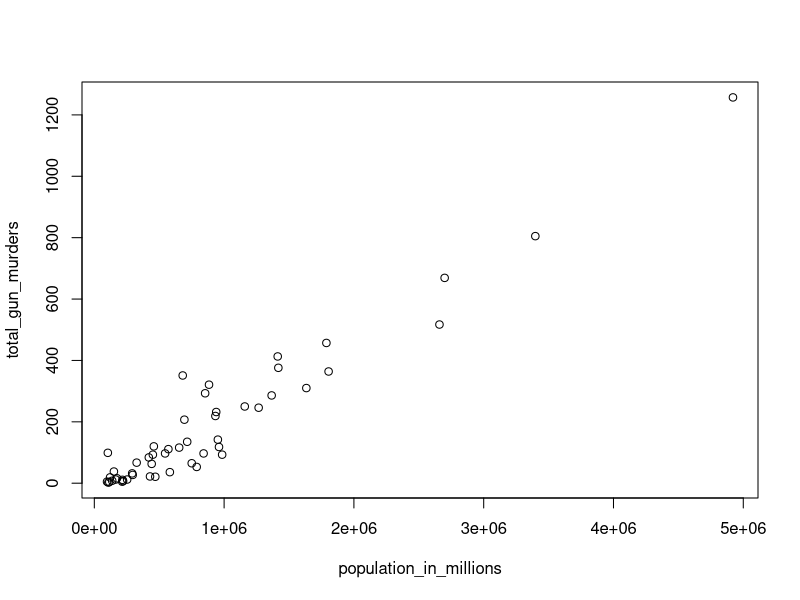
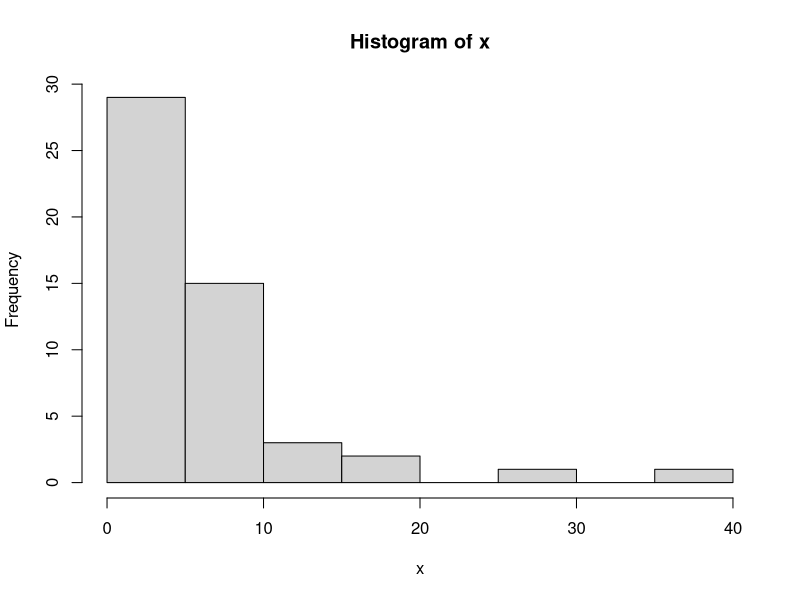
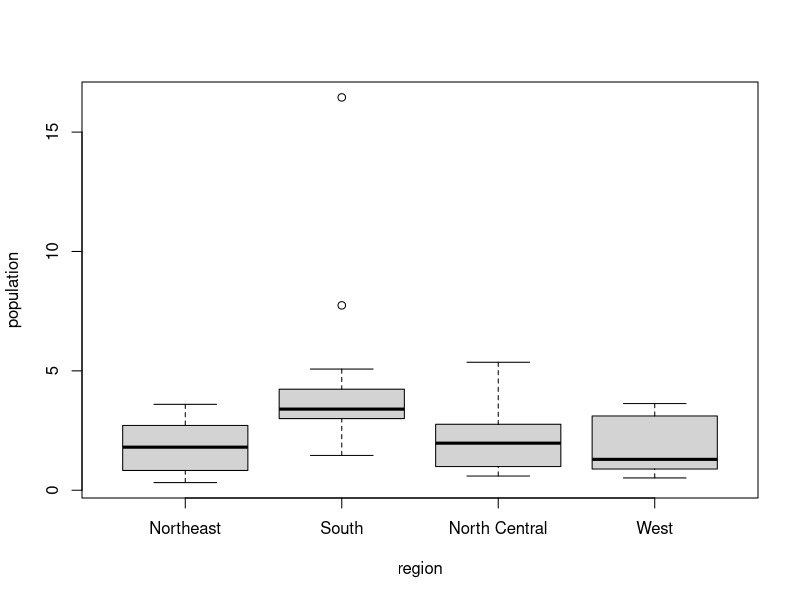

Write R code to recreate these figures, in order.
## ---- chunk 1
library(dslabs)
data(murders)
pop <- (murders$population)
sort(pop)
min(murders[["population"]])
## ---- chunk 2
x <- (min(murders$population))
order(x)
## ---- chunk 3
i_min <- which.min(murders$population) 
i_min
## ---- chunk 4
i_min <- which.min(murders$population) 
murders$state[i_min]
## ---- chunk 5
ranks <- (murders$population)
rank(ranks)
## ---- chunk 6
rank <- (rank(ranks))
state <- (murders$state)
my_df <- data.frame(negara = state, peringkat = rank)
## ---- chunk 7
ind <- order(my_df$peringkat)
my_df$negara[ind]
## ---- chunk 8
population_in_millions <- murders$population/log10(murders$population)
total_gun_murders <- murders$total
plot(population_in_millions, total_gun_murders )
## ---- chunk 9
x <- (murders$population/10^6)
hist(x)
## ---- chunk 10
murders$population <- with(murders, total / population * 100000) 
boxplot(population~region, data = murders) 
